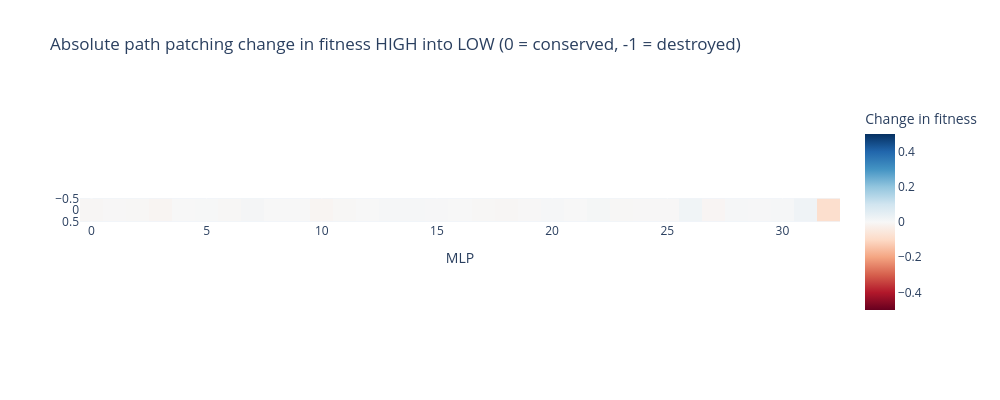

The notebook cell this image was saved under:
### Markdown cell above
#### Fig 22.5 -- Absolute path patching (HIGH into LOW) from MLP to final logit

### Code cell
imshow(
    absolute_path_patch_mlp_results[None,:],
    labels={"x": "MLP", "y": "", "color": "Change in fitness"},
    title="Absolute path patching change in fitness HIGH into LOW (0 = conserved, -1 = destroyed)",
    width=1000,
    height=400,
    range_color=(-0.5,0.5)
)

### Figure 1 — Plotly figure (JSON) as saved in the notebook; plotly's stock layout.template omitted (floating-point values rounded to 4 significant figures)
{"data": [{"coloraxis": "coloraxis", "hovertemplate": "MLP: %{x}<br>y: %{y}<br>Change in fitness: %{z}<extra></extra>", "name": "0", "type": "heatmap", "xaxis": "x", "yaxis": "y", "z": [[-0.006245, -0.002521, -0.004209, -0.009918, 0.0004058, 0.002042, -0.004576, 0.008915, -0.0001659, -3.174e-05, -0.01084, -0.003376, 0.0002422, 0.006098, 0.004078, 0.003356, 0.0001866, -0.003184, -0.005828, -0.001845, 0.005162, -7.977e-05, 0.007756, -0.004655, -0.002334, -0.002711, 0.01723, -0.009305, 0.005171, 0.003717, 0.005348, 0.02119, -0.08629]]}], "layout": {"coloraxis": {"cmax": 0.5, "cmid": 0, "cmin": -0.5, "colorbar": {"title": {"text": "Change in fitness"}}, "colorscale": [[0, "rgb(103,0,31)"], [0.1, "rgb(178,24,43)"], [0.2, "rgb(214,96,77)"], [0.3, "rgb(244,165,130)"], [0.4, "rgb(253,219,199)"], [0.5, "rgb(247,247,247)"], [0.6, "rgb(209,229,240)"], [0.7, "rgb(146,197,222)"], [0.8, "rgb(67,147,195)"], [0.9, "rgb(33,102,172)"], [1, "rgb(5,48,97)"]]}, "height": 400, "title": {"text": "Absolute path patching change in fitness HIGH into LOW (0 = conserved, -1 = destroyed)"}, "width": 1000, "xaxis": {"anchor": "y", "constrain": "domain", "domain": [0, 1], "scaleanchor": "y", "title": {"text": "MLP"}}, "yaxis": {"anchor": "x", "autorange": "reversed", "constrain": "domain", "domain": [0, 1]}}}
